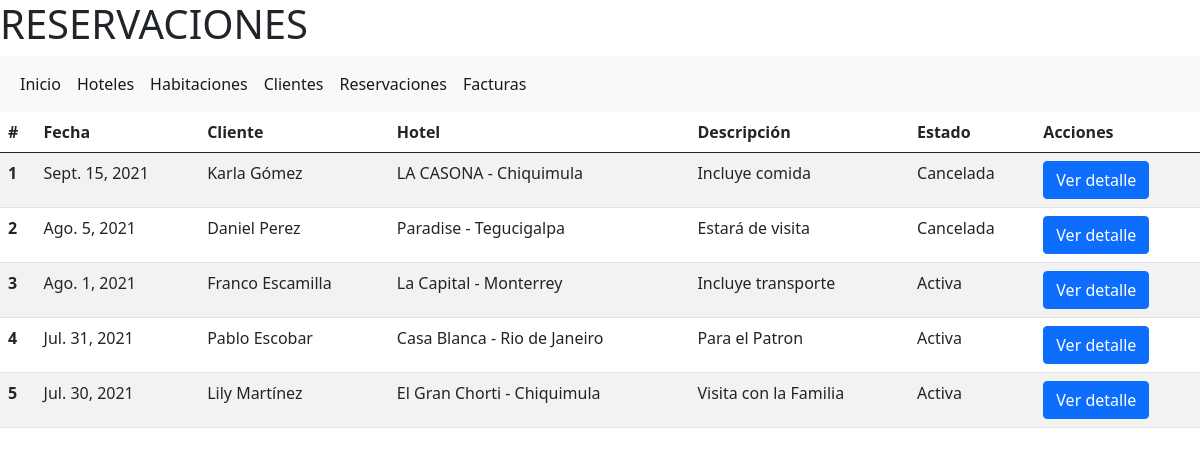
The app's page /reservaciones/ (signed in), older data.
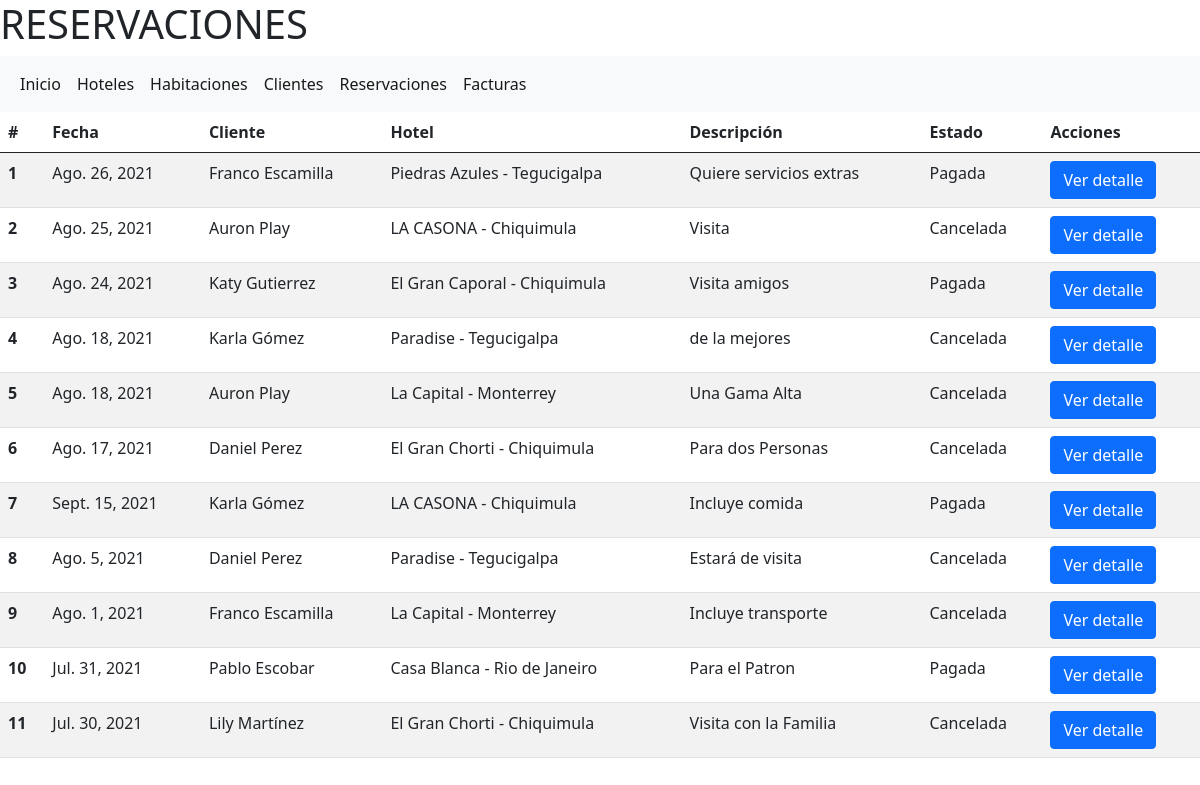
The same page, newer data.
### hotel/models.py (models this page shows, shortened)
class Detalle_Reservacion(models.Model):
    identificador = models.AutoField(primary_key=True, verbose_name = 'Id')
    reservacion_id = models.ForeignKey(Reservacion, on_delete = models.PROTECT, verbose_name = 'Reservación')
    habitacion_id = models.ForeignKey(Habitacion, on_delete = models.PROTECT, verbose_name = 'Habitación')
    fecha_ingreso = models.DateField(auto_now = False, auto_now_add = False, verbose_name = 'Fecha de Ingreso')
    fecha_salida = models.DateField(auto_now = False, auto_now_add = False, verbose_name = 'Fecha de Salida')
    nombre_reservacion = models.CharField(max_length = 60, blank = False, null = False, verbose_name = 'Nombre de la Reservación')
    class Meta:
        verbose_name_plural = 'Detalles de Reservaciones'
        verbose_name = 'Detalle de Reservación'

class Reservacion(models.Model):
    ACTIVA = "A"
    CANCELADA = "C"
    PAGADA = "P"
    ESTADO_RESERVACION= {
        (ACTIVA, "Activa"),
        (CANCELADA, "Cancelada"),
        (PAGADA, "Pagada"),
    }
    identificador = models.AutoField(primary_key=True, verbose_name = 'Id')
    fecha = models.DateField(auto_now = False, auto_now_add = False, verbose_name = 'Fecha de Reservación')
    cliente_id = models.ForeignKey(Cliente, on_delete = models.PROTECT, verbose_name = 'Cliente')
    hotel_id = models.ForeignKey(Hotel, on_delete = models.PROTECT, verbose_name = 'Hotel')
    description = models.CharField(max_length = 255, verbose_name = 'Descripción')
    usuario_id = models.ForeignKey(User, on_delete = models.PROTECT, verbose_name = 'Usuario')
    estado = models.CharField(max_length =1, default = ACTIVA, null = True, blank = True, choices = ESTADO_RESERVACION,  verbose_name = 'Estado' )
    class Meta:
        verbose_name_plural = 'Reservaciones'

class Cliente(models.Model):
    identificador = models.AutoField(primary_key=True, verbose_name = 'Id')
    nombre = models.CharField(max_length = 150, blank = False, null = False, verbose_name = 'Nombre')
    apellido = models.CharField(max_length = 100, blank = False, null = False, verbose_name = 'Apellido')
    nit = models.CharField(default = "C/F", max_length = 9, null = False, verbose_name = 'NIT')
    telefono = models.IntegerField(blank = True, null = True, verbose_name = 'Telefono')
    direccion = models.CharField(max_length = 100, blank = True, null = True, verbose_name = 'Dirección')
    correo_electronico = models.EmailField(max_length = 80, default = None, null = True, verbose_name = 'Correo Electronico')
    contraseña = forms.CharField(widget = forms.PasswordInput, max_length = 50)
    def __str__(self):
        return '{} {}'.format(self.nombre, self.apellido)
    class Meta:
        verbose_name_plural = 'Clientes'

class Hotel(models.Model):
    identificador = models.AutoField(primary_key = True, verbose_name = 'Id')
    nombre = models.CharField(max_length = 100, null = False, verbose_name = 'Nombre')
    direccion = models.CharField(max_length = 100, null = False, verbose_name = 'Dirección')
    telefono = models.IntegerField(blank = False, null = False, verbose_name = 'Telefono')
    ciudad_id = models.ForeignKey(Ciudad, default = None, null = True, on_delete = models.PROTECT, verbose_name = 'Ciudad')
    categoria_id = models.ForeignKey(Categoria, default = None, null = True, on_delete = models.PROTECT, verbose_name = 'Categoria')
    usuario_id = models.ForeignKey(User, default = None, null = True, on_delete = models.PROTECT, verbose_name = 'Usuario')
    """Funcion para Retornar el Modelo"""
    def __str__(self):
        return '{} - {}'.format(self.nombre, self.ciudad_id)
    class Meta:
        verbose_name_plural = 'Hoteles'

class Ciudad(models.Model):
    identificador = models.AutoField(primary_key=True, verbose_name = 'Id')
    nombre = models.CharField(max_length = 50, null = False, verbose_name = 'Nombre de la Ciudad')
    pais_id = models.ForeignKey(Pais, on_delete = models.PROTECT, verbose_name = "País")
    def __str__(self):
        return '{}'.format(self.nombre)
    class Meta:
        verbose_name_plural = 'Ciudades'

### hotel/views.py (the view, shortened to what this page needs)
# urls.py: path('reservaciones/', reservaciones, name = "reservaciones"),
@login_required(login_url = '/admin')
def reservaciones(request):
    titulo = 'RESERVACIONES'
    template = loader.get_template('reservaciones.html')
    lista_reservaciones = Detalle_Reservacion.objects.select_related('reservacion_id').order_by('-identificador')
    if request.method == "GET":
        print("METODO GET")
        reservacion_id = request.GET.get("reservacion_id", None)
        if reservacion_id:
            reservacion = Reservacion.objects.get(pk = reservacion_id)
            reservacion.estado = 'C'
            reservacion.save()
    context = {
        'titulo' : titulo,
        'lista_reservaciones' : lista_reservaciones,
    }
    return HttpResponse(template.render(context,request))

### hotel/models.py (called while the page is built)
    def __str__(self):
        return '{}'.format(self.nombre)

### hotel/templatetags/mis_filter.py (called while the page is built)
@register.filter
def dias(fecha_ingreso, fecha_salida):
    fecha = fecha_salida - fecha_ingreso
    return fecha.days +1

@register.filter
def multiplicar(dias, precio):
    return dias * precio

### templates/reservaciones.html (shortened to what this page needs)
<!doctype html>
{% load mis_filter %}
<html lang="en">
  <head>
    <link href="https://cdn.jsdelivr.net/npm/bootstrap@5.0.2/dist/css/bootstrap.min.css" rel="stylesheet">
  </head>
  <body>
    <h1>{{titulo}}</h1>
    <nav class="navbar navbar-expand-lg navbar-light bg-light">
      <div class="container-fluid">
      <div class="collapse navbar-collapse" id="navbarNav">
          <ul class="navbar-nav">
            <li class="nav-item">
              <a class="nav-link active" aria-current="page" href="/">Inicio</a>
            </li>
            <li class="nav-item">
              <a class="nav-link active" aria-current="page" href="/hoteles">Hoteles</a>
            </li>
            <li class="nav-item">
              <a class="nav-link active" aria-current="page" href="/habitaciones">Habitaciones</a>
            </li>
            <li class="nav-item">
              <a class="nav-link active" aria-current="page" href="/clientes">Clientes</a>
            </li>
            <li class="nav-item">
              <a class="nav-link active" aria-current="page" href="/reservaciones">Reservaciones</a>
            </li>
            <li class="nav-item">
              <a class="nav-link active" aria-current="page" href="/facturas">Facturas</a>
            </li>
          </ul>
        </div>
      </div>
    </nav>
    <table class="table table-striped">
      <thead>
        <tr>
          <th scope="col">#</th>
          <th scope="col">Fecha</th>
          <th scope="col">Cliente</th>
          <th scope="col">Hotel</th>
          <th scope="col">Descripción</th>
          <th scope="col">Estado</th>
          <th scope="col">Acciones</th>
        </tr>
      </thead>
      <tbody>
        {% for r in lista_reservaciones %}
        <tr>
          <th scope="row">{{forloop.counter}}</th>
          <td>{{r.reservacion_id.fecha}}</td>
          <td>{{r.reservacion_id.cliente_id}}</td>
          <td>{{r.reservacion_id.hotel_id}}</td>
          <td>{{r.reservacion_id.description}}</td>
          <td>{{r.reservacion_id.get_estado_display}}</td>
          <td>
            <button type="button" class="btn btn-primary" data-bs-toggle="modal" data-bs-target="#reservacion{{r.identificador}}">
              Ver detalle
          </button>
        </td>
        </tr>
        {% endfor %}
      </tbody>
    </table>
  </body>
</html>

Row changes from the older to the newer data that the page shows:
added Detalle_Reservacion: reservacion_id.fecha "Ago. 26, 2021", reservacion_id.cliente_id "Franco Escamilla", reservacion_id.hotel_id "Piedras Azules - Tegucigalpa", reservacion_id.description "Quiere servicios extras", reservacion_id.estado "Pagada"
added Detalle_Reservacion: reservacion_id.fecha "Ago. 25, 2021", reservacion_id.cliente_id "Auron Play", reservacion_id.hotel_id "LA CASONA - Chiquimula", reservacion_id.description "Visita", reservacion_id.estado "Cancelada"
added Detalle_Reservacion: reservacion_id.fecha "Ago. 24, 2021", reservacion_id.cliente_id "Katy Gutierrez", reservacion_id.hotel_id "El Gran Caporal - Chiquimula", reservacion_id.description "Visita amigos", reservacion_id.estado "Pagada"
added Detalle_Reservacion: reservacion_id.fecha "Ago. 18, 2021", reservacion_id.cliente_id "Karla Gómez", reservacion_id.hotel_id "Paradise - Tegucigalpa", reservacion_id.description "de la mejores", reservacion_id.estado "Cancelada"
added Detalle_Reservacion: reservacion_id.fecha "Ago. 18, 2021", reservacion_id.cliente_id "Auron Play", reservacion_id.hotel_id "La Capital - Monterrey", reservacion_id.description "Una Gama Alta", reservacion_id.estado "Cancelada"
added Detalle_Reservacion: reservacion_id.fecha "Ago. 17, 2021", reservacion_id.cliente_id "Daniel Perez", reservacion_id.hotel_id "El Gran Chorti - Chiquimula", reservacion_id.description "Para dos Personas", reservacion_id.estado "Cancelada"
changed through a linked row, Detalle_Reservacion "Sept. 15, 2021": reservacion_id.estado "Cancelada" → "Pagada"
changed through a linked row, Detalle_Reservacion "Ago. 1, 2021": reservacion_id.estado "Activa" → "Cancelada"
changed Detalle_Reservacion "Jul. 31, 2021": reservacion_id.estado "Activa" → "Pagada"
changed through a linked row, Detalle_Reservacion "Jul. 30, 2021": reservacion_id.estado "Activa" → "Cancelada"
